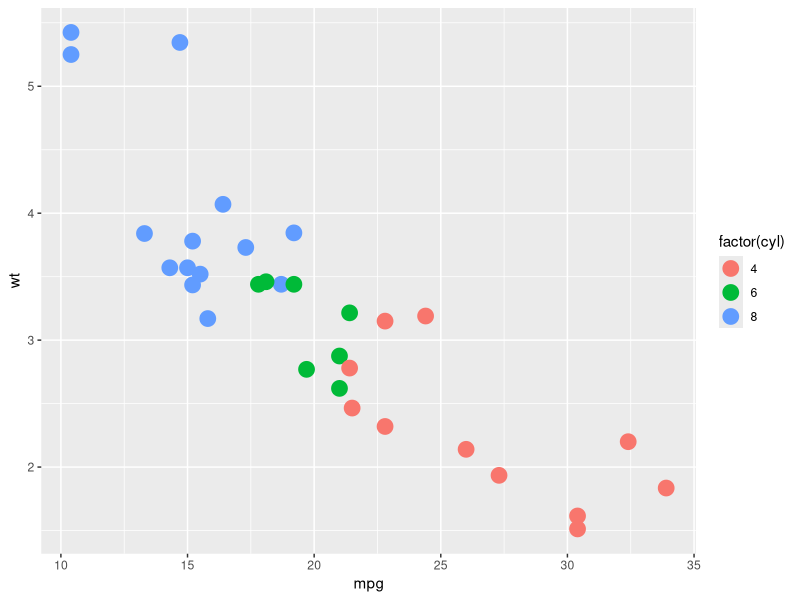
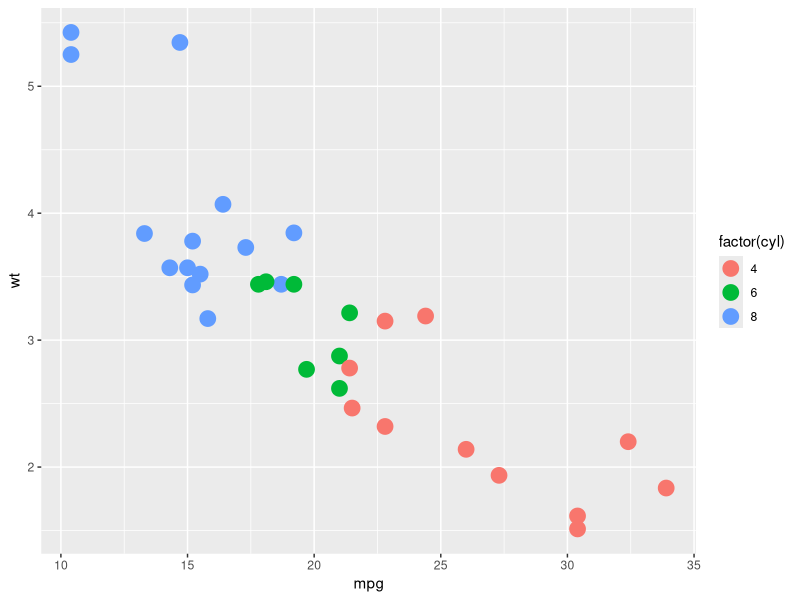
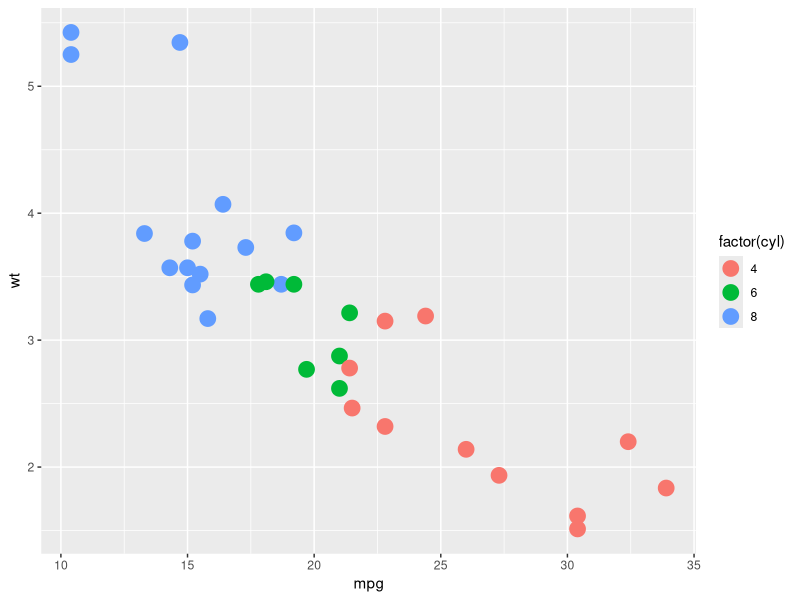
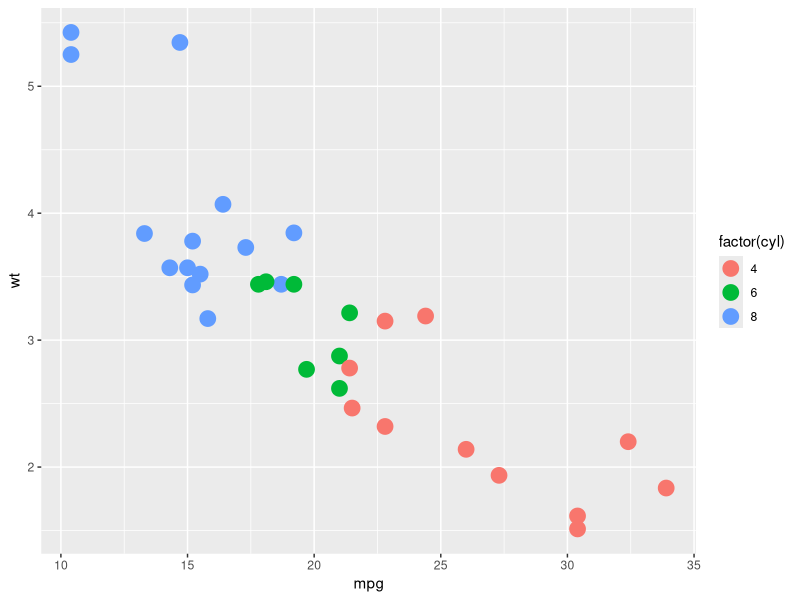
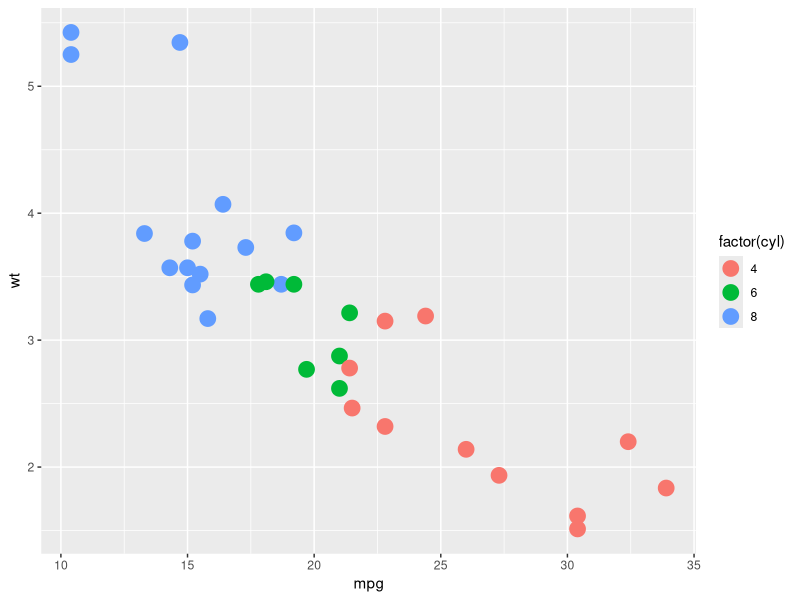

Write the R code that produced these figures, in order.
## ---- chunk 1
library(ggplot2)

# ここでプロットします
ggplot(mtcars, aes(mpg, wt)) + 
  geom_point(aes(color = factor(cyl)), size = 5)
## ---- chunk 2
library(ggplot2)

# ここでプロットします
ggplot(mtcars, aes(mpg, wt)) + 
  geom_point(aes(color = factor(cyl)), size = 5)
## ---- chunk 3
library(ggplot2)

# ここでプロットします
ggplot(mtcars, aes(mpg, wt)) + 
  geom_point(aes(color = factor(cyl)), size = 5)
## ---- chunk 4
library(ggplot2)

# ここでプロットします
ggplot(mtcars, aes(mpg, wt)) + 
  geom_point(aes(color = factor(cyl)), size = 5)
## ---- chunk 5
library(ggplot2)

# ここでプロットします
ggplot(mtcars, aes(mpg, wt)) + 
  geom_point(aes(color = factor(cyl)), size = 5)
